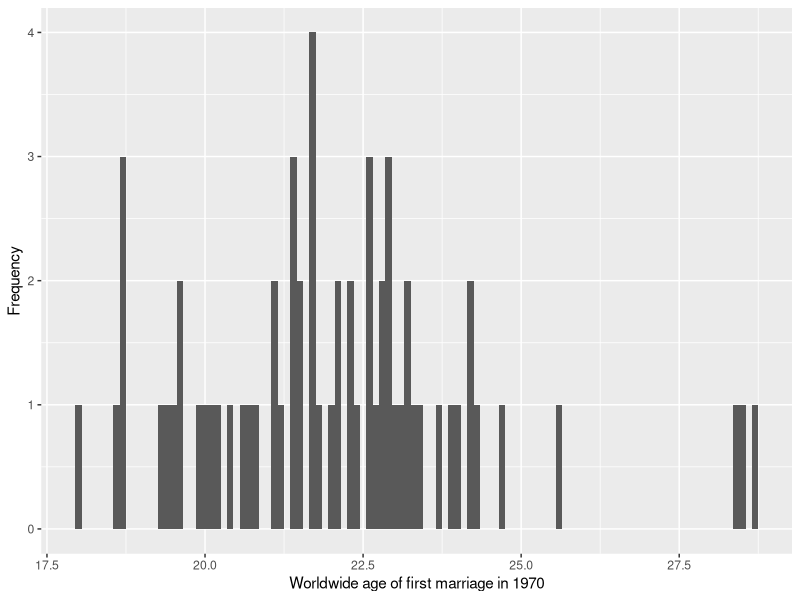
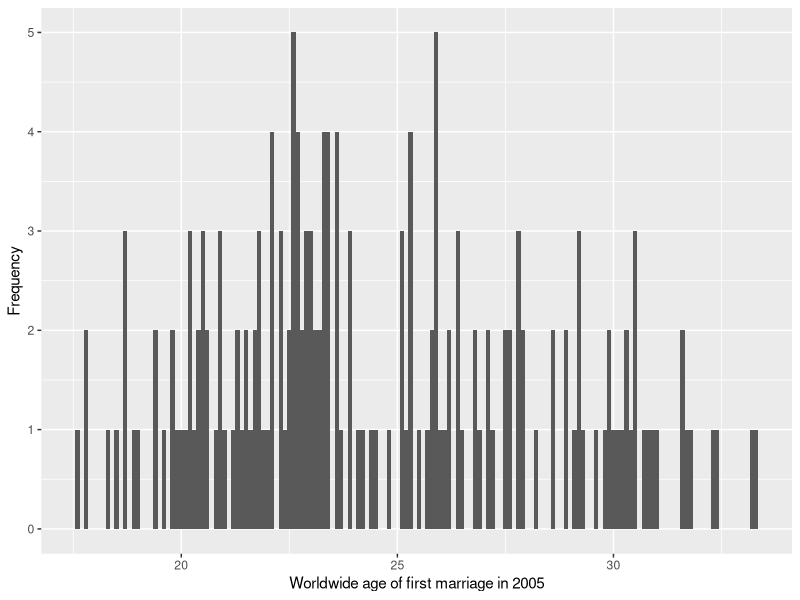

Source code (R) for these figures, in order:
# The Gapminder website contains over 500 data sets with information about
# the world's population. Your task is to download a data set of your choice
# and create 2-5 plots that make use of the techniques from Lesson 3.

#Load libraries and data
library(ggplot2)
library(dplyr)
df <- read.csv("indicator age of marriage.csv")

#Subset data 1900-2005
df <- select(df, X, X1900:X2005)

#Plot histogram of the age of first marriage by year
ggplot(data = df, aes(x = X1970)) + 
  geom_histogram(binwidth = .1) + 
  scale_x_continuous() + xlab('Worldwide age of first marriage in 1970') + 
  ylab('Frequency')

ggplot(data = df, aes(x = X2005)) + 
  geom_histogram(binwidth = .1) + 
  scale_x_continuous() + xlab('Worldwide age of first marriage in 2005') + 
  ylab('Frequency')

